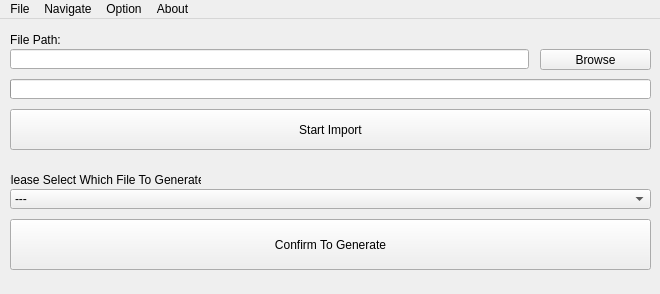
<?xml version="1.0" encoding="UTF-8"?>
<ui version="4.0">
 <class>MainWindow</class>
 <widget class="QMainWindow" name="MainWindow">
  <property name="geometry">
   <rect>
    <x>0</x>
    <y>0</y>
    <width>660</width>
    <height>294</height>
   </rect>
  </property>
  <property name="windowTitle">
   <string>MainWindow</string>
  </property>
  <widget class="QWidget" name="centralwidget">
   <widget class="QPushButton" name="importButton">
    <property name="geometry">
     <rect>
      <x>10</x>
      <y>90</y>
      <width>641</width>
      <height>41</height>
     </rect>
    </property>
    <property name="text">
     <string>Start Import</string>
    </property>
   </widget>
   <widget class="QProgressBar" name="progressBar">
    <property name="geometry">
     <rect>
      <x>10</x>
      <y>60</y>
      <width>641</width>
      <height>20</height>
     </rect>
    </property>
    <property name="value">
     <number>0</number>
    </property>
    <property name="textVisible">
     <bool>false</bool>
    </property>
    <property name="format">
     <string>%p%</string>
    </property>
   </widget>
   <widget class="QPushButton" name="browseButton">
    <property name="geometry">
     <rect>
      <x>540</x>
      <y>30</y>
      <width>111</width>
      <height>21</height>
     </rect>
    </property>
    <property name="text">
     <string>Browse</string>
    </property>
   </widget>
   <widget class="QLineEdit" name="pathLine">
    <property name="geometry">
     <rect>
      <x>10</x>
      <y>30</y>
      <width>519</width>
      <height>20</height>
     </rect>
    </property>
   </widget>
   <widget class="QLabel" name="label">
    <property name="geometry">
     <rect>
      <x>10</x>
      <y>10</y>
      <width>51</width>
      <height>21</height>
     </rect>
    </property>
    <property name="text">
     <string>File Path:</string>
    </property>
    <property name="textFormat">
     <enum>Qt::AutoText</enum>
    </property>
    <property name="alignment">
     <set>Qt::AlignCenter</set>
    </property>
   </widget>
   <widget class="QWidget" name="genWidget" native="true">
    <property name="geometry">
     <rect>
      <x>0</x>
      <y>140</y>
      <width>661</width>
      <height>121</height>
     </rect>
    </property>
    <widget class="QLabel" name="label_2">
     <property name="geometry">
      <rect>
       <x>10</x>
       <y>10</y>
       <width>191</width>
       <height>21</height>
      </rect>
     </property>
     <property name="text">
      <string>Please Select Which File To Generate:</string>
     </property>
     <property name="textFormat">
      <enum>Qt::AutoText</enum>
     </property>
     <property name="alignment">
      <set>Qt::AlignCenter</set>
     </property>
    </widget>
    <widget class="QComboBox" name="comboBox">
     <property name="geometry">
      <rect>
       <x>10</x>
       <y>30</y>
       <width>641</width>
       <height>20</height>
      </rect>
     </property>
     <property name="maxVisibleItems">
      <number>10</number>
     </property>
     <property name="minimumContentsLength">
      <number>100</number>
     </property>
     <item>
      <property name="text">
       <string>---</string>
      </property>
     </item>
     <item>
      <property name="text">
       <string>PartMaster</string>
      </property>
     </item>
     <item>
      <property name="text">
       <string>PartRevision</string>
      </property>
     </item>
     <item>
      <property name="text">
       <string>PartRevisionWithAttachment</string>
      </property>
     </item>
     <item>
      <property name="text">
       <string>BOO</string>
      </property>
     </item>
     <item>
      <property name="text">
       <string>BOM</string>
      </property>
     </item>
     <item>
      <property name="text">
       <string>All</string>
      </property>
     </item>
    </widget>
    <widget class="QPushButton" name="confirmButton">
     <property name="geometry">
      <rect>
       <x>10</x>
       <y>60</y>
       <width>641</width>
       <height>51</height>
      </rect>
     </property>
     <property name="text">
      <string>Confirm To Generate</string>
     </property>
    </widget>
   </widget>
  </widget>
  <widget class="QMenuBar" name="menubar">
   <property name="geometry">
    <rect>
     <x>0</x>
     <y>0</y>
     <width>660</width>
     <height>21</height>
    </rect>
   </property>
   <widget class="QMenu" name="menuFile">
    <property name="title">
     <string>File</string>
    </property>
   </widget>
   <widget class="QMenu" name="menuNavigate">
    <property name="title">
     <string>Navigate</string>
    </property>
   </widget>
   <widget class="QMenu" name="menuOption">
    <property name="title">
     <string>Option</string>
    </property>
   </widget>
   <widget class="QMenu" name="menuAbout">
    <property name="title">
     <string>About</string>
    </property>
   </widget>
   <addaction name="menuFile"/>
   <addaction name="menuNavigate"/>
   <addaction name="menuOption"/>
   <addaction name="menuAbout"/>
  </widget>
 </widget>
 <resources/>
 <connections/>
</ui>
